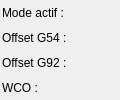
              <widget class="QFrame" name="frmCoordOffsetsLabels">
               <property name="maximumSize">
                <size>
                 <width>120</width>
                 <height>16777215</height>
                </size>
               </property>
               <property name="frameShape">
                <enum>QFrame::NoFrame</enum>
               </property>
               <property name="frameShadow">
                <enum>QFrame::Plain</enum>
               </property>
               <layout class="QVBoxLayout" name="verticalLayout_4">
                <property name="spacing">
                 <number>0</number>
                </property>
                <property name="leftMargin">
                 <number>2</number>
                </property>
                <property name="topMargin">
                 <number>0</number>
                </property>
                <property name="rightMargin">
                 <number>0</number>
                </property>
                <property name="bottomMargin">
                 <number>0</number>
                </property>
                <item>
                 <widget class="QLabel" name="lblG5xMode">
                  <property name="minimumSize">
                   <size>
                    <width>0</width>
                    <height>0</height>
                   </size>
                  </property>
                  <property name="cursor">
                   <cursorShape>CrossCursor</cursorShape>
                  </property>
                  <property name="text">
                   <string>Mode actif :</string>
                  </property>
                 </widget>
                </item>
                <item>
                 <widget class="QLabel" name="lblOffsetActif">
                  <property name="text">
                   <string>Offset G54 :</string>
                  </property>
                 </widget>
                </item>
                <item>
                 <widget class="QLabel" name="lblOffsetG92">
                  <property name="text">
                   <string>Offset G92 :</string>
                  </property>
                 </widget>
                </item>
                <item>
                 <widget class="QLabel" name="lblOffsetWco">
                  <property name="toolTip">
                   <string notr="true">Working Coordinate Offset</string>
                  </property>
                  <property name="text">
                   <string notr="true">WCO :</string>
                  </property>
                 </widget>
                </item>
               </layout>
              </widget>
